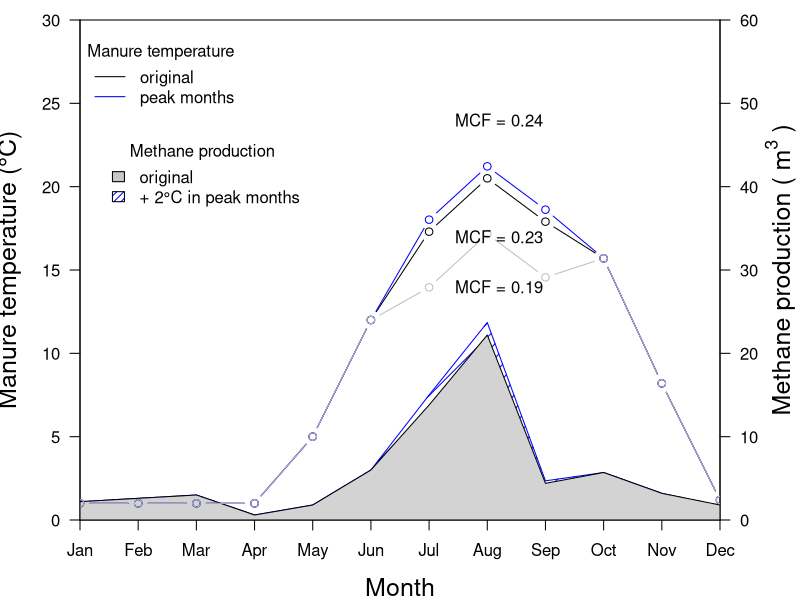

This chart was generated by the following R code:
#To create a figure to demonstrate the influence of temperature on MCF
#The data is from the sheet:MCF sheet_Fig 1. 
#The manure temperature increase for 3 months. 
Tm<-c(1.0,1.0,1.0,1.0,5.0,12.0,17.3,20.5,17.9,15.7,8.2,1.2)
Tm.H<-c(1.0,1.0,1.0,1.0,5.0,12.0,18.02,21.22,18.62,15.7,8.2,1.2)
Tm.L<-c(1.0,1.0,1.0,1.0,5.0,12.0,13.96,17.16,14.56,15.7,8.2,1.2)
CH4  <-c(2.2,2.6,3,0.6,1.8,6,13.8,22.2,4.4,5.7,3.2,1.8)/2
CH4.H<-c(2.2,2.6,3,0.6,1.8,6,15.0,23.7,4.7,5.7,3.2,1.7)/2
CH4.L  <-c(2.2,2.6,3.1,0.6,1.8,6,9.4,15.7,3.0,6.0,3.4,1.8)/2
#Output 800 x 600
par(mar=c(4,4,1,4))
plot(0,type="n",xlim=c(1,12),ylim=c(0,30),
     xlab="Month",ylab="Manure temperature (°C)"
     ,las=1,xaxt="n",xaxs="i",yaxs="i"
     ,cex.lab=1.5)
axis(1,at=c(1:12),labels=month.abb)
axis(4,at=seq(0,30,5),labels=seq(0,60,10),
     las=1)
mtext(expression("Methane production ("~m^3~")"),
      side=4,line=3,cex=1.5)
polygon(c(c(1:12),c(12:1)),c(CH4.H,rep(0,12))
        ,col="blue"
        ,density=10,angle=45)
polygon(c(c(1:12),c(12:1)),c(CH4,rep(0,12))
        ,col="lightgrey")
lines(c(1:12),Tm,type="b")
lines(c(1:12),Tm.H,type="b",col="blue")
lines(c(1:12),Tm.L,type="b",col="grey")
legend(1,29,c("original","peak months")
       ,col=c("black","blue"),lty=c(1,1),
       bty="n",title="Manure temperature")
legend(1.3,23,c("original","+ 2°C in peak months")
       ,fill=c("grey","blue"),density=c(100,20)
       ,bty="n",title="Methane production")
text(8.2,24,"MCF = 0.24")
text(8.2,17,"MCF = 0.23")
text(8.2,14,"MCF = 0.19")
#arrows(8,22.5,8,20.5,length=0.03, angle=90)


